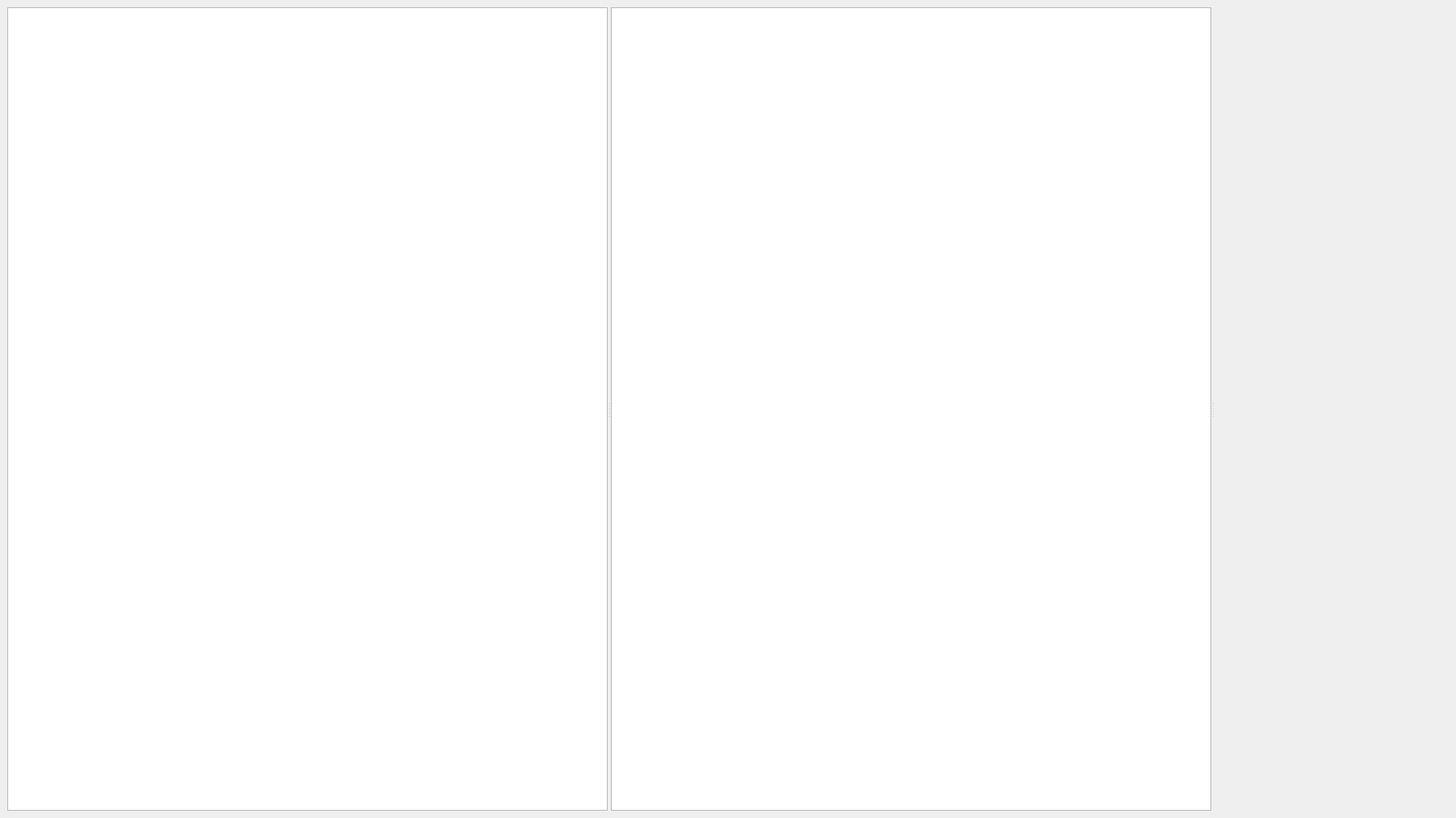
<?xml version="1.0" encoding="UTF-8"?>
<ui version="4.0">
 <class>MainWindow</class>
 <widget class="QMainWindow" name="MainWindow">
  <property name="geometry">
   <rect>
    <x>0</x>
    <y>0</y>
    <width>1797</width>
    <height>1009</height>
   </rect>
  </property>
  <property name="sizePolicy">
   <sizepolicy hsizetype="Preferred" vsizetype="Preferred">
    <horstretch>0</horstretch>
    <verstretch>0</verstretch>
   </sizepolicy>
  </property>
  <property name="windowTitle">
   <string>medit</string>
  </property>
  <widget class="QWidget" name="centralwidget">
   <layout class="QGridLayout" name="gridLayout">
    <item row="0" column="0" colspan="2">
     <layout class="QHBoxLayout" name="horizontalLayout">
      <property name="leftMargin">
       <number>0</number>
      </property>
      <property name="topMargin">
       <number>0</number>
      </property>
      <property name="rightMargin">
       <number>0</number>
      </property>
      <property name="bottomMargin">
       <number>0</number>
      </property>
      <item>
       <widget class="QSplitter" name="gb_splitter">
        <property name="orientation">
         <enum>Qt::Horizontal</enum>
        </property>
        <widget class="QTreeView" name="tv_files"/>
        <widget class="MEditor" name="txt_editor"/>
        <widget class="MView" name="wv_rendered" native="true">
         <property name="minimumSize">
          <size>
           <width>100</width>
           <height>0</height>
          </size>
         </property>
         <property name="url" stdset="0">
          <url>
           <string>about:blank</string>
          </url>
         </property>
        </widget>
       </widget>
      </item>
     </layout>
    </item>
   </layout>
  </widget>
 </widget>
 <customwidgets>
  <customwidget>
   <class>MView</class>
   <extends>QWidget</extends>
   <header>medit.mview</header>
  </customwidget>
  <customwidget>
   <class>MEditor</class>
   <extends>QPlainTextEdit</extends>
   <header>medit.meditor</header>
  </customwidget>
 </customwidgets>
 <resources/>
 <connections/>
</ui>
